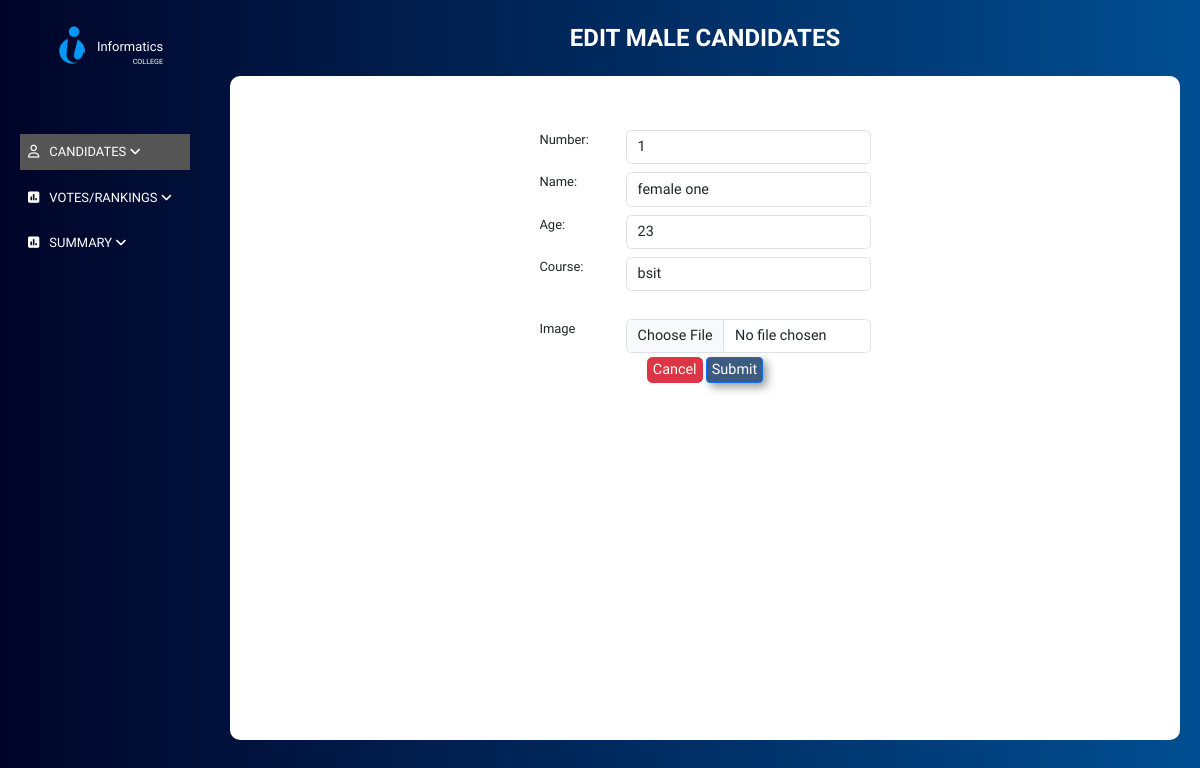
The app's page /edit-candidate.php?id=122&sex=female with its own data.
### tables this page shows
CREATE TABLE `female_candidates` (
  `id` int(11) NOT NULL,
  `candidate_number` int(11) NOT NULL,
  `name` varchar(50) NOT NULL,
  `age` int(11) NOT NULL,
  `course` varchar(50) NOT NULL,
  `score` int(11) DEFAULT NULL,
  `final_score` int(11) DEFAULT NULL,
  `winner` varchar(20) DEFAULT NULL,
  `image` varchar(100) NOT NULL
);

### classes/database.php (called while the page is built, shortened)
<?php
class database
{
  private $servername = 'localhost';
  private $username = 'root';
  private $password = '';
  private $dbname = 'pageant_db';
  public $mysqli = '';
  public function __construct()
  {
    $this->mysqli = new mysqli($this->servername, $this->username, $this->password, $this->dbname);
  }
  public function select($table, $rows = '*', $where = array(), $operator = 'AND')
  {
    $args = array();
    foreach ($where as $key => $value) {
      if (is_int($value)) {
        $args[] = "$key = $value";
      } else {
        $args[] = "$key = '$value'";
      }
    }
    $sql = "SELECT $rows FROM $table WHERE " . implode(" $operator ", $args);
    return $this->mysqli->query($sql);
  }
}

### edit-candidate.php (the view, shortened to what this page needs)
<?php
include "classes/database.php";
$admin = new database();
$id = $_GET['id'];
if ($_GET['sex'] == 'male') {
    $candidate = $admin->select('male_candidates', '*', ['id'=>$id]);
} else if ($_GET['sex'] == "female") {
    $candidate = $admin->select('female_candidates', '*', ['id'=>$id]);
}
while ($row = mysqli_fetch_assoc($candidate)) {
    $candidate_number = $row['candidate_number'];
    $name = $row['name'];
    $age = $row['age'];
    $course = $row['course'];
}
?>
<!DOCTYPE html>
<html lang="en">
<head>
    <link rel="stylesheet" href="style.css?<?php echo time(); ?>">
    <link href="https://cdn.jsdelivr.net/npm/bootstrap@5.3.2/dist/css/bootstrap.min.css" rel="stylesheet">
</head>
<body>
    <div id="sidebar">
        <div class="upper-logo">
            <figure class="logo">
                <img src="images/infor.png" alt="logo">
            </figure>
            <div class="name">
                <div class="informatics">Informatics</div>
                <div class="college">COLLEGE</div>
            </div>
        </div>
        <div class="nav-links">
            <div class="dropdown" style="background-color: #555;">
                <a onclick="myFunction()" class="dropbtn"><i class="fa-regular fa-user"></i>Candidates <i class="fa-solid fa-angle-down"></i></a>
            </div>
            <div class="dropdown">
                <a onclick="myFunction2()" class="dropbtn"><i class="fa-solid fa-square-poll-vertical"></i>votes/rankings <i class="fa-solid fa-angle-down"></i></a>
            </div>
            <div class="dropdown">
                <a onclick="myFunction3()" class="dropbtn"><i class="fa-solid fa-square-poll-vertical"></i>Summary <i class="fa-solid fa-angle-down"></i></a>
            </div>
        </div>
    </div>
    <div id="main">
        <div id="title">edit male candidates</div>
        <div class="box">
            <form method="post" class="modal-main-content" enctype="multipart/form-data" style="margin: 50px 0;">
                <div class="modal-inputs">
                    <label for="">Number:</label>
                    <input class="form-control" type="number" name="candidate-number" value="<?php echo $candidate_number; ?>" required>
                </div>
                <div class="modal-inputs">
                    <label for="">Name:</label>
                    <input class="form-control" type="text" value="<?php echo $name; ?>"  name="name" required>
                </div>
                <div class="modal-inputs">
                    <label for="">Age:</label>
                    <input class="form-control" type="number" value="<?php echo $age; ?>"  name="age" required>
                </div>
                <div class="modal-inputs">
                    <label for="">Course:</label>
                    <input class="form-control" type="text" value="<?php echo $course; ?>" name="course" required>
                </div>
                <div class="" style="width: 10rem;">
                </div>
                <div class="modal-inputs" class="input-group mb-3">
                    <label class="form-label">Image</label>
                    <input type="file" class="form-control" name="candidate-image" id="inputGroupFile01">
                </div>
                <div class="modal-buttons">
                    <a style="padding: 1px 5px;" class="btn btn-danger" href="list-of-male-candidates.php?edited">Cancel</a>
                    <input class="btn btn-primary" class="bacground-color: #004e92;" type="submit" name="submit" value="Submit">
                </div>
            </form >
        </div>
    </div>
</body>
</html>

### style.css (style rules this page uses)
* { padding: 0; margin: 0; box-sizing: border-box; font-family: var(--Michroma-Font); font-size: .9rem; }
:root { --Michroma-Font: "Michroma", sans-serif; --White: #ffffff; --Black: #1d1c1b; --NavyBlue: #004e92; --LightBlue: #3498db; --DarkGrey: #555; }
body { font-family: var(--Michroma-Font); margin: 0; padding: 0; display: flex; max-width: 100vw; background: linear-gradient(90deg, #000428 0%, #004e92 100%); }
.upper-logo { display: flex; justify-content: center; margin: 20px 20px 50px; }
.college { font-size: 0.5rem; text-align: end; }
.name { color: var(--White); font-size: 1.5rem; display: flex; justify-content: center; align-items: flex-end; flex-direction: column; }
.upper-logo img { width: 50px; }
.nav-links { font-size: 0.7em; text-transform: uppercase; margin-left: 20px; margin-right: 20px; }
.nav-links i { margin-right: 10px; }
#main { flex: 1; padding: 20px; }
#title { font-size: 24px; font-weight: bold; margin-bottom: 20px; color: var(--White); text-align: center; }
#sidebar a { display: block; color: var(--White); text-decoration: none; text-align: left; margin-bottom: 10px; padding: 8px; border-radius: 5px; transition: background-color 0.3s; }
#title { text-transform: uppercase; }
.box { background: var(--White); display: flex; border-radius: 10px; flex-direction: column; min-height: 83vh; overflow-y: auto; }
.dropbtn { cursor: pointer; border-radius: 9px !important; }
.dropdown { position: relative; }
.modal-main-content { display: flex; flex-direction: column; align-items: center; justify-content: center; background-color: white; }
.modal-inputs { display: flex; width: 23rem; justify-content: space-between; padding: 4px 0; }
.modal-inputs input { max-width: 17rem; }
.modal-buttons input { text-decoration: none; background-color: #3D5A80; padding: 1px 5px; border-radius: 4px; color: white; box-shadow: 4px 4px 10px 0px rgba(0, 0, 0, 0.4); }
input[type="number"] { -moz-appearance: textfield; }
input[type="file" ] { cursor: pointer; }
a { user-select: none; }

### records on screen
female_candidates: candidate-number "1", name "female one", age "23", course "bsit"
